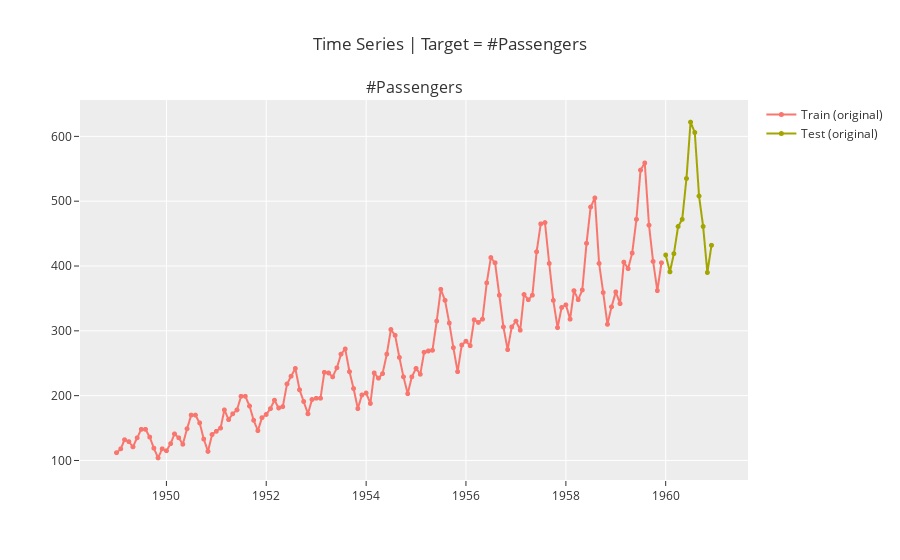

Source (notebook cell):
### Markdown cell above
Upward trend throughout the years. There is a seasonal variation as there are peaks in July or August. There is a mulitplicative seasonal variability with an additive trend.

### Code cell
# Train and Test Plot
plot_model(plot='train_test_split', fig_kwargs={'hoverinfo':'none'})

### Figure 1 — Plotly figure (JSON) as saved in the notebook; plotly's stock layout.template omitted (floating-point values rounded to 4 significant figures; data arrays with more than 128 entries replaced by an {"elided": "..."} marker saying what was removed)
{"data": [{"hoverinfo": "none", "line": {"width": 2}, "marker": {"size": 5}, "mode": "lines+markers", "name": "Train (original)", "type": "scattergl", "x": {"elided": "144 str values"}, "xaxis": "x", "y": {"elided": "144 int values"}, "yaxis": "y"}, {"hoverinfo": "none", "line": {"width": 2}, "marker": {"size": 5}, "mode": "lines+markers", "name": "Test (original)", "type": "scattergl", "x": {"elided": "144 str values"}, "xaxis": "x", "y": {"elided": "144 int values"}, "yaxis": "y"}], "layout": {"annotations": [{"font": {"size": 16}, "showarrow": false, "text": "#Passengers", "x": 0.5, "xanchor": "center", "xref": "paper", "y": 1, "yanchor": "bottom", "yref": "paper"}], "showlegend": true, "title": {"text": "Time Series | Target = #Passengers"}, "xaxis": {"anchor": "y", "domain": [0, 1]}, "yaxis": {"anchor": "x", "domain": [0, 1]}}}
